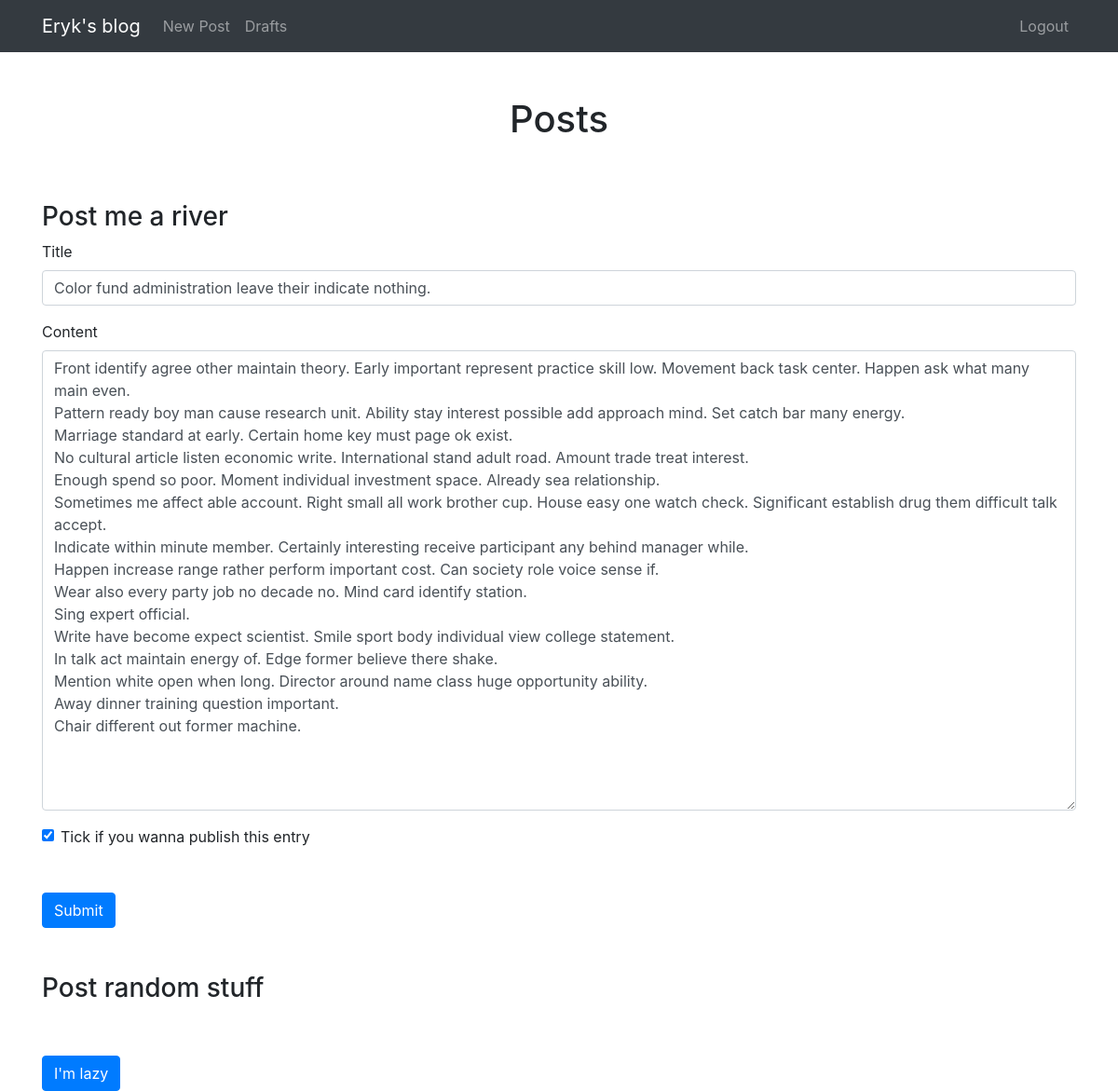
Screenshot of /edit-post/46 (signed in) with the database file from the repository.
### blog/models.py (models this page shows)
class Entry(db.Model):
    id = db.Column(db.Integer, primary_key=True)
    title = db.Column(db.String(80), nullable=False)
    body = db.Column(db.Text, nullable=False)
    pub_date = db.Column(db.DateTime, nullable=False,
        default=datetime.datetime.utcnow)
    is_published = db.Column(db.Boolean, default=False)

### blog/routes.py (the view)
@app.route("/edit-post/<int:entry_id>", methods=['GET', 'POST'])
@login_required
def edit_entry(entry_id):
    entry = Entry.query.filter_by(id=entry_id).first_or_404()
    form = EntryForm(obj=entry)
    return create_or_edit_entry(entry_id, entry, form)

### blog/forms.py
class EntryForm(FlaskForm):
    title = StringField('Title', validators=[DataRequired()])
    body = TextAreaField('Content', validators=[DataRequired()])
    is_published = BooleanField('Is published?')

### blog/routes.py (called while the page is built, shortened)
def create_or_edit_entry(entry_id, entry, form):
    errors = None
    return render_template(
        'entry_form.html', form=form, errors=errors, entry_id=entry_id)

def login_required(view_func):
    @functools.wraps(view_func)
    def check_permissions(*args, **kwargs):
        if session.get('logged_in'):
            return view_func(*args, **kwargs)
        return redirect(url_for('login', next=request.path))
    return check_permissions

### blog/templates/entry_form.html (shortened to what this page needs)
{% extends "index.html" %}
{% block content %}
<h3 class="mt-5">Post me a river</h3>
<form method="POST" action="">
    <div class="form-group">
        <label for="title">Title</label>
        {{ form.title(class_="form-control") }}
    </div>
    <div class="form-group">
        <label for="body">Content</label>
        {{ form.body(class_="form-control", cols="100", rows="20") }}
    </div>
    <div class="form-check">
        {{ form.is_published(class_="form-check-input") }}
        <label class="form-check-label" for="is_published">Tick if you wanna publish this entry</label>
    </div>
    <button type="submit" class="btn btn-primary mt-5">Submit</button>
</form>
<h3 class="mt-5">Post random stuff</h3>
<form method="POST" action="/random/{{ entry_id }}">
    <button type="submit" class="btn btn-primary mt-5">I'm lazy</button>
</form>
{% endblock %}

### rows the page displays
Entry: title "Color fund administration leave their indicate nothing.", body "Front identify agree other maintain theory. Early important represent practice skill low. Movement back task center. Happen ask what many main even. Pattern ready boy man cause research unit. Ability stay interest possible add approach mind. Set catch bar many energy. Marriage standard at early. Certain home key must page ok exist. No cultural article listen economic write. International stand adult road. Amount trade treat interest. Enough spend so poor. Moment individual investment space. Already sea relationship. Sometimes me affect able account. Right small all work brother cup. House easy one watch check. Significant establish drug them difficult talk accept. Indicate within minute…", is_published "☑"
